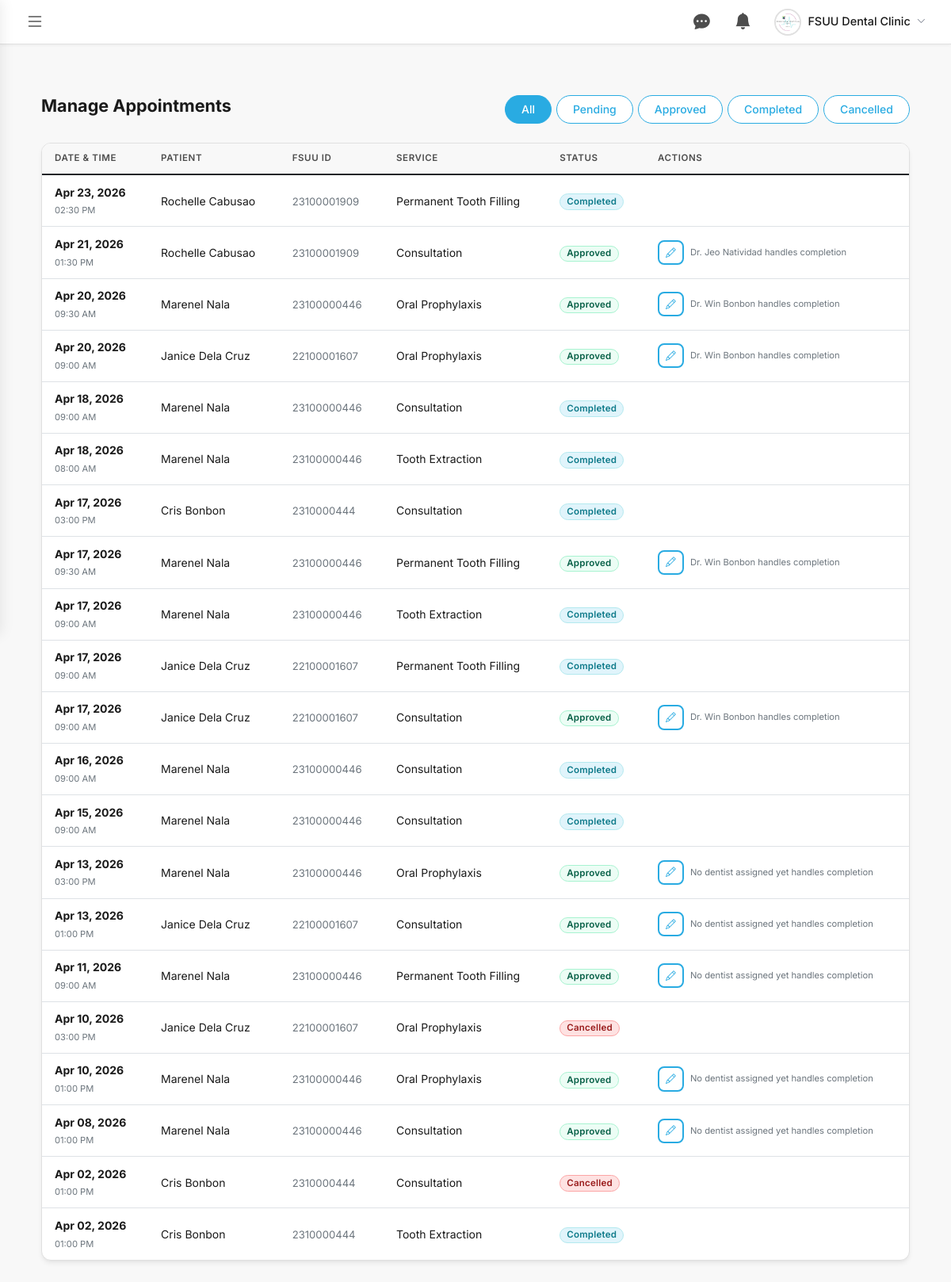
Page /admin/appointments.php (signed in) on the committed database.
### tables this page shows
CREATE TABLE `appointments` (
  `appointment_id` int(11) NOT NULL,
  `user_id` int(11) NOT NULL,
  `service_id` int(11) NOT NULL,
  `appointment_date` date NOT NULL,
  `appointment_time` time NOT NULL,
  `notes` text DEFAULT NULL,
  `consent_agreed` tinyint(1) NOT NULL DEFAULT 0,
  `status` enum('pending','approved','completed','cancelled','no_show') NOT NULL DEFAULT 'pending',
  `cancellation_reason` text DEFAULT NULL,
  `cancelled_at` datetime DEFAULT NULL,
  `created_at` datetime NOT NULL DEFAULT current_timestamp()
);

CREATE TABLE `users` (
  `user_id` int(11) NOT NULL,
  `fsuu_id` varchar(50) DEFAULT NULL,
  `first_name` varchar(100) NOT NULL,
  `last_name` varchar(100) NOT NULL,
  `email` varchar(191) NOT NULL,
  `password` varchar(255) DEFAULT NULL,
  `contact_number` varchar(20) DEFAULT NULL,
  `program` varchar(20) DEFAULT NULL,
  `verification_code` varchar(10) DEFAULT NULL,
  `is_verified` tinyint(1) DEFAULT 0,
  `role` enum('student','staff','dentist','admin') NOT NULL DEFAULT 'student',
  `is_active` tinyint(1) NOT NULL DEFAULT 1,
  `profile_picture` varchar(255) DEFAULT NULL,
  `created_at` datetime NOT NULL DEFAULT current_timestamp()
);

CREATE TABLE `services` (
  `service_id` int(11) NOT NULL,
  `service_name` varchar(150) NOT NULL,
  `description` text DEFAULT NULL,
  `duration_minutes` int(11) NOT NULL DEFAULT 30,
  `is_active` tinyint(1) NOT NULL DEFAULT 1
);

### admin/appointments.php (the view, shortened to what this page needs)
<?php
$db = getDB();
$status_filter = strtolower(trim($_GET['status'] ?? 'all'));
$query = "
    SELECT a.*, u.first_name, u.last_name, u.fsuu_id, s.service_name,
           d.first_name AS dentist_first_name, d.last_name AS dentist_last_name
    FROM appointments a
    JOIN users u ON a.user_id = u.user_id
    JOIN services s ON a.service_id = s.service_id
    LEFT JOIN dentist_appointment_assignments da ON da.appointment_id = a.appointment_id
    LEFT JOIN users d ON d.user_id = da.dentist_id AND d.role = 'dentist'
";
$query .= " ORDER BY a.appointment_date DESC, a.appointment_time DESC";
$result = $db->query($query);
?>
<!DOCTYPE html>
<html lang="en">
<head>
    <link href="https://cdn.jsdelivr.net/npm/bootstrap@5.1.3/dist/css/bootstrap.min.css" rel="stylesheet">
    <link rel="stylesheet" href="https://cdn.jsdelivr.net/npm/bootstrap-icons@1.8.1/font/bootstrap-icons.css">
    <link href="../assets/css/style.css" rel="stylesheet">
    <link href="../assets/css/admin-dashboard.css" rel="stylesheet">
    <link href="../assets/css/admin-appointments.css" rel="stylesheet">
<body>
    <div class="dashboard-wrapper">
        <div class="main-content">
            <?php include '../includes/admin-topbar.php'; ?>
            <div class="container-fluid my-4">
                <div class="d-flex justify-content-between align-items-center flex-wrap gap-3 mb-4">
                    <h2>Manage Appointments</h2>
                    <div class="filter-tabs">
                        <a href="?status=all" class="filter-tab <?php echo $status_filter === 'all' ? 'active' : ''; ?>">All</a>
                        <a href="?status=pending" class="filter-tab <?php echo $status_filter === 'pending' ? 'active' : ''; ?>">Pending</a>
                        <a href="?status=approved" class="filter-tab <?php echo $status_filter === 'approved' ? 'active' : ''; ?>">Approved</a>
                        <a href="?status=completed" class="filter-tab <?php echo $status_filter === 'completed' ? 'active' : ''; ?>">Completed</a>
                        <a href="?status=cancelled" class="filter-tab <?php echo in_array($status_filter, ['cancelled', 'canceled', 'declined', 'no_show'], true) ? 'active' : ''; ?>">Cancelled</a>
                    </div>
                </div>
                <div class="card">
                    <div class="card-body p-0">
                        <div class="table-responsive">
                            <table class="table table-hover mb-0">
                                <thead class="table-light">
                                    <tr>
                                         <th>Date & Time</th>
                                        <th>Patient</th>
                                        <th>FSUU ID</th>
                                        <th>Service</th>
                                        <th>Status</th>
                                        <th>Actions</th>
                                    </tr>
                                </thead>
                                <tbody>
                                    <?php if($result->num_rows > 0): ?>
                                        <?php while($appt = $result->fetch_assoc()): ?>
                                        <tr class="clickable-row" data-id="<?php echo $appt['appointment_id']; ?>">
                                            <td>
                                                <strong><?php echo date('M d, Y', strtotime($appt['appointment_date'])); ?></strong><br>
                                                <small class="text-muted"><?php echo date('h:i A', strtotime($appt['appointment_time'])); ?></small>
                                            </td>
                                            <td><?php echo htmlspecialchars($appt['first_name'] . ' ' . $appt['last_name']); ?></td>
                                            <td><span class="text-muted" style="font-size:0.82rem;"><?php echo htmlspecialchars($appt['fsuu_id']); ?></span></td>
                                            <td><?php echo htmlspecialchars($appt['service_name']); ?></td>
                                            <td>
                                                <?php
                                                $status_key = strtolower(trim((string)($appt['status'] ?? '')));
                                                $dentist_name = trim((string)(($appt['dentist_first_name'] ?? '') . ' ' . ($appt['dentist_last_name'] ?? '')));
                                                $dentist_label = $dentist_name !== '' ? 'Dr. ' . htmlspecialchars($dentist_name) : 'No dentist assigned yet';
                                                $badge_class = match($status_key) {
                                                    'pending' => 'bg-warning',
                                                    'approved' => 'bg-success',
                                                    'completed' => 'bg-info',
                                                    'cancelled', 'canceled', 'declined', 'no_show' => 'bg-danger',
                                                    default => 'bg-danger'
                                                };
                                                $status_label = match($status_key) {
                                                    'pending' => 'Pending',
                                                    'approved' => 'Approved',
                                                    'completed' => 'Completed',
                                                    'cancelled', 'canceled', 'declined', 'no_show' => 'Cancelled',
                                                    default => 'Cancelled'
                                                };
                                                ?>
                                                <span class="badge <?php echo $badge_class; ?>">
                                                    <?php echo $status_label; ?>
                                                </span>
                                            </td>
                                            <td>
                                                <?php if($status_key === 'pending'): ?>
                                                    <button class="btn btn-sm btn-outline-primary edit-btn me-1" data-id="<?php echo $appt['appointment_id']; ?>" data-date="<?php echo $appt['appointment_date']; ?>" data-time="<?php echo $appt['appointment_time']; ?>" data-service="<?php echo $appt['service_id']; ?>" title="Reschedule">
                                                        <i class="bi bi-pencil"></i>
                                                    </button>
                                                    <span class="text-muted small"><?php echo $dentist_label; ?> handles approval</span>
                                                <?php elseif($status_key === 'approved'): ?>
                                                    <button class="btn btn-sm btn-outline-primary edit-btn me-1" data-id="<?php echo $appt['appointment_id']; ?>" data-date="<?php echo $appt['appointment_date']; ?>" data-time="<?php echo $appt['appointment_time']; ?>" data-service="<?php echo $appt['service_id']; ?>" title="Reschedule">
                                                        <i class="bi bi-pencil"></i>
                                                    </button>
                                                    <span class="text-muted small"><?php echo $dentist_label; ?> handles completion</span>
                                                <?php elseif(in_array($status_key, ['cancelled', 'canceled', 'declined', 'no_show'], true)): ?>
                                                    <button class="btn btn-sm btn-danger" disabled title="Cancelled">
                                                        <i class="bi bi-x-circle"></i> Cancelled
                                                    </button>
                                                <?php endif; ?>
                                            </td>
                                        </tr>
                                        <?php endwhile; ?>
                                    <?php else: ?>
                                        <tr>
                                            <td colspan="6" class="text-center py-5 text-muted">No appointments found for the selected filter.</td>
                                        </tr>
                                    <?php endif; ?>
                                </tbody>
                            </table>
                        </div>
                    </div>
                </div>
            </div>
        </div>
    </div>
</body>
</html>

### assets/css/style.css (style rules this page uses)
:root { --primary-color: #29ABE2; --primary-color-hover: #1C9DD6; --secondary-bg: #F8F8F8; --primary-text: #1A1A1A; --accent-color: #E0F4FB; --bg-white: #FFFFFF; --text-light: #4D4D4D; --text-muted: #4D4D4D; --border-color: #E0E0E0; --sidebar-dark: #1A1A1A; --sidebar-text: #4D4D4D; --sidebar-active: #29ABE2; --teal: #29ABE2; --teal-hover: #1C9DD6; --teal-light: #E0F4FB; --card-shadow: 0 4px 6px -1px rgb(0 0 0 / 0.07), 0 2px 4px -2px rgb(0 0 0 / 0.05); --card-shadow-hover: 0 10px 15px -3px rgb(0 0 0 / 0.08), 0 4px 6px -4px rgb(0 0 0 / 0.05); --fs-xs: 0.7rem; --fs-sm: 0.8rem; --fs-base: 0.875rem; --fs-md: 0.95rem; --fs-lg: 1.1rem; --fs-xl: 1.35rem; --fs-2xl: 1.6rem; --fw-normal: 400; --fw-medium: 500; --fw-semi: 600; --fw-bold: 700; }
*, *::before, *::after { box-sizing: border-box; }
body { font-family: 'Inter', system-ui, -apple-system, sans-serif; font-size: var(--fs-base); background-color: #F8F8F8; color: var(--primary-text); line-height: 1.55; -webkit-font-smoothing: antialiased; }
h1, h2, h3, h4, h5, h6 { font-family: 'Inter', system-ui, sans-serif; line-height: 1.25; color: var(--primary-text); margin-top: 0; }
h2 { font-size: var(--fs-xl); font-weight: var(--fw-bold); }
.btn { font-size: var(--fs-base); font-weight: var(--fw-semi); letter-spacing: 0.01em; }
.btn-sm { font-size: var(--fs-sm); }
.badge { font-size: 0.72rem; font-weight: var(--fw-semi); padding: 0.3em 0.7em; border-radius: 9999px; letter-spacing: 0.02em; }
.table thead th { background-color: #F8F8F8; color: var(--text-light); font-weight: var(--fw-semi); font-size: 0.72rem; text-transform: uppercase; letter-spacing: 0.05em; border-bottom: 1px solid var(--border-color); padding: 0.65rem 1rem; white-space: nowrap; }
.table tbody td { font-size: var(--fs-base); color: var(--primary-text); vertical-align: middle; padding: 0.65rem 1rem; }
.table tbody tr:last-child td { border-bottom: none; }
small, .small { font-size: var(--fs-xs); }
.card { border: 1px solid var(--border-color); border-radius: 12px; box-shadow: var(--card-shadow); transition: all 0.3s cubic-bezier(0.4, 0, 0.2, 1); background-color: var(--bg-white); overflow: hidden; }
.btn-outline-primary { color: #29ABE2; border: 2px solid #29ABE2; border-radius: 8px; background: transparent; }
.bg-success { background-color: #ecfdf5 !important; color: #065f46 !important; border: 1px solid #a7f3d0; }
.bg-info { background-color: #E0F4FB !important; color: #0e7a8a !important; border: 1px solid #b3e9ef; }
.bg-danger { background-color: #fee2e2 !important; color: #991b1b !important; border: 1px solid #fca5a5; }

### assets/css/admin-dashboard.css (style rules this page uses)
body { background-color: var(--bg-white); margin: 0; overflow-x: hidden; color: var(--primary-text); }
.dashboard-wrapper { display: flex; min-height: 100vh; }
.main-content { flex-grow: 1; margin-left: 0; padding: 2.5rem; width: 100%; background-color: #F8F8F8; }
.table th { background-color: #F8F8F8; color: var(--text-light); font-weight: 600; text-transform: uppercase; font-size: 0.72rem; letter-spacing: 0.05em; padding: 0.65rem 1rem; }
.table td { padding: 0.65rem 1rem; vertical-align: middle; font-size: 0.875rem; }
.main-content { padding-top: calc(2.5rem + 56px) !important; }

### assets/css/admin-appointments.css (style rules this page uses)
.filter-tabs { display: flex; gap: 6px; flex-wrap: wrap; }
.filter-tab { display: inline-block; padding: 6px 20px; border-radius: 50px; border: 1.5px solid #29ABE2; color: #29ABE2; background: #fff; font-size: 0.875rem; font-weight: 500; text-decoration: none; transition: background 0.15s, color 0.15s; white-space: nowrap; }
.filter-tab.active { background: #29ABE2; color: #fff; border-color: #29ABE2; }
tbody tr.clickable-row { cursor: pointer; }

### rows in the picture
appointments: appointment_date "Apr 23, 2026", appointment_time "02:30 PM", user.last_name "Rochelle Cabusao", user.fsuu_id "23100001909", service.service_name "Permanent Tooth Filling", status "Completed"
appointments: appointment_date "Apr 21, 2026", appointment_time "01:30 PM", user.last_name "Rochelle Cabusao", user.fsuu_id "23100001909", service.service_name "Consultation", status "Approved", users.first_name+last_name "Dr. Jeo Natividad"
appointments: appointment_date "Apr 20, 2026", appointment_time "09:30 AM", user.last_name "Marenel Nala", user.fsuu_id "23100000446", service.service_name "Oral Prophylaxis", status "Approved", users.first_name+last_name "Dr. Win Bonbon"
appointments: appointment_date "Apr 20, 2026", appointment_time "09:00 AM", user.last_name "Janice Dela Cruz", user.fsuu_id "22100001607", service.service_name "Oral Prophylaxis", status "Approved", users.first_name+last_name "Dr. Win Bonbon"
appointments: appointment_date "Apr 18, 2026", appointment_time "09:00 AM", user.last_name "Marenel Nala", user.fsuu_id "23100000446", service.service_name "Consultation", status "Completed"
appointments: appointment_date "Apr 18, 2026", appointment_time "08:00 AM", user.last_name "Marenel Nala", user.fsuu_id "23100000446", service.service_name "Tooth Extraction", status "Completed"
appointments: appointment_date "Apr 17, 2026", appointment_time "03:00 PM", user.last_name "Cris Bonbon", user.fsuu_id "2310000444", service.service_name "Consultation", status "Completed"
appointments: appointment_date "Apr 17, 2026", appointment_time "09:30 AM", user.last_name "Marenel Nala", user.fsuu_id "23100000446", service.service_name "Permanent Tooth Filling", status "Approved", users.first_name+last_name "Dr. Win Bonbon"
appointments: appointment_date "Apr 17, 2026", appointment_time "09:00 AM", user.last_name "Marenel Nala", user.fsuu_id "23100000446", service.service_name "Tooth Extraction", status "Completed"
appointments: appointment_date "Apr 17, 2026", appointment_time "09:00 AM", user.last_name "Janice Dela Cruz", user.fsuu_id "22100001607", service.service_name "Permanent Tooth Filling", status "Completed"
appointments: appointment_date "Apr 17, 2026", appointment_time "09:00 AM", user.last_name "Janice Dela Cruz", user.fsuu_id "22100001607", service.service_name "Consultation", status "Approved", users.first_name+last_name "Dr. Win Bonbon"
appointments: appointment_date "Apr 16, 2026", appointment_time "09:00 AM", user.last_name "Marenel Nala", user.fsuu_id "23100000446", service.service_name "Consultation", status "Completed"
appointments: appointment_date "Apr 15, 2026", appointment_time "09:00 AM", user.last_name "Marenel Nala", user.fsuu_id "23100000446", service.service_name "Consultation", status "Completed"
appointments: appointment_date "Apr 13, 2026", appointment_time "03:00 PM", user.last_name "Marenel Nala", user.fsuu_id "23100000446", service.service_name "Oral Prophylaxis", status "Approved", dentist_label "No dentist assigned yet"
appointments: appointment_date "Apr 13, 2026", appointment_time "01:00 PM", user.last_name "Janice Dela Cruz", user.fsuu_id "22100001607", service.service_name "Consultation", status "Approved", dentist_label "No dentist assigned yet"
appointments: appointment_date "Apr 11, 2026", appointment_time "09:00 AM", user.last_name "Marenel Nala", user.fsuu_id "23100000446", service.service_name "Permanent Tooth Filling", status "Approved", dentist_label "No dentist assigned yet"
appointments: appointment_date "Apr 10, 2026", appointment_time "03:00 PM", user.last_name "Janice Dela Cruz", user.fsuu_id "22100001607", service.service_name "Oral Prophylaxis", status "Cancelled"
appointments: appointment_date "Apr 10, 2026", appointment_time "01:00 PM", user.last_name "Marenel Nala", user.fsuu_id "23100000446", service.service_name "Oral Prophylaxis", status "Approved", dentist_label "No dentist assigned yet"
appointments: appointment_date "Apr 08, 2026", appointment_time "01:00 PM", user.last_name "Marenel Nala", user.fsuu_id "23100000446", service.service_name "Consultation", status "Approved", dentist_label "No dentist assigned yet"
appointments: appointment_date "Apr 02, 2026", appointment_time "01:00 PM", user.last_name "Cris Bonbon", user.fsuu_id "2310000444", service.service_name "Consultation", status "Cancelled"
appointments: appointment_date "Apr 02, 2026", appointment_time "01:00 PM", user.last_name "Cris Bonbon", user.fsuu_id "2310000444", service.service_name "Tooth Extraction", status "Completed"

### other values in the picture
$adminFullName "FSUU Dental Clinic"
